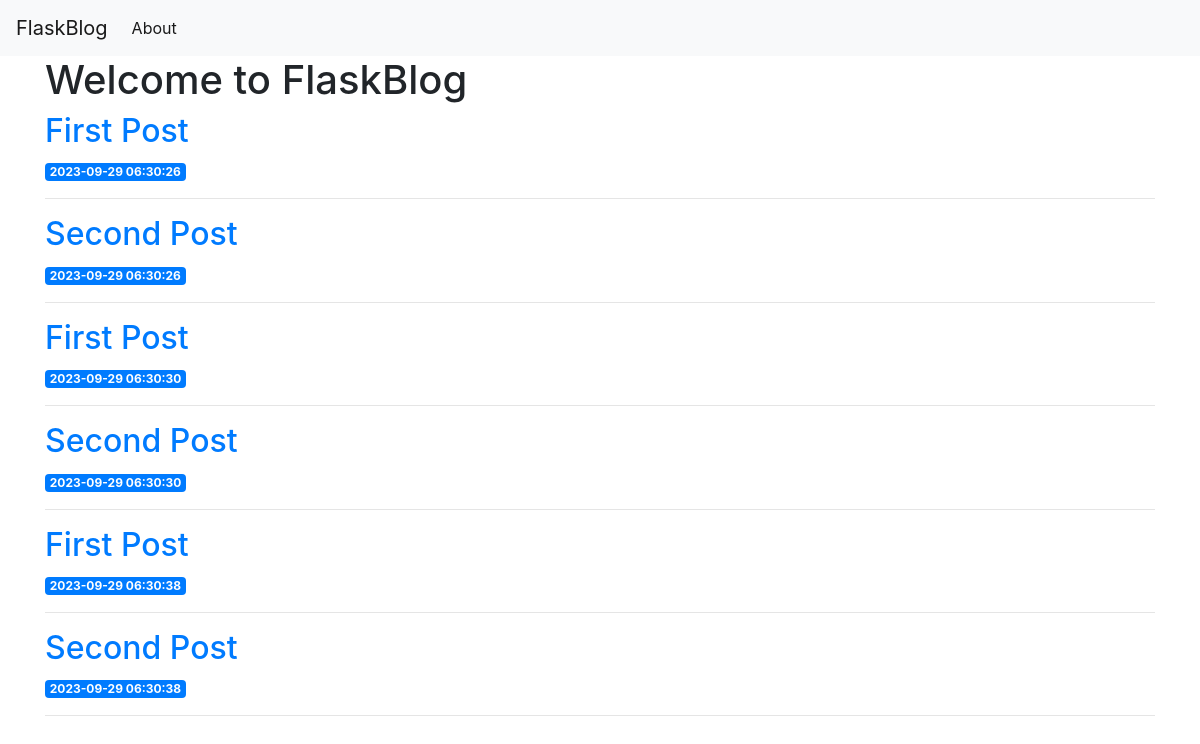
Page /blog on the committed database.
### tables this page shows
CREATE TABLE posts (
    id INTEGER PRIMARY KEY AUTOINCREMENT,
    created TIMESTAMP NOT NULL DEFAULT CURRENT_TIMESTAMP,
    title TEXT NOT NULL,
    content TEXT NOT NULL
);

### app.py (the view)
@app.route('/blog')
def renderer():
    conn = get_db_connection()
    posts = conn.execute('SELECT * FROM posts').fetchall()
    conn.close()
    return render_template('index.html', posts=posts)

### app.py (called while the page is built)
def get_db_connection():
    conn = sqlite3.connect('database.db')
    conn.row_factory = sqlite3.Row
    return conn

### templates/index.html
{% extends 'base.html' %}
{% block content %}
    <h1>{% block title %} Welcome to FlaskBlog {% endblock %}</h1>
    {% for post in posts %}
         <a href="{{ url_for('post', post_id=post['id']) }}">
            <h2>{{ post['title'] }}</h2>
        </a>
        <span class="badge badge-primary">{{ post['created'] }}</span>
        <hr>
    {% endfor %}
{% endblock %}

### templates/base.html (shortened to what this page needs)
<!doctype html>
<html lang="en">
  <head>
    <link rel="stylesheet" href="https://stackpath.bootstrapcdn.com/bootstrap/4.3.1/css/bootstrap.min.css">
  </head>
  <body>
    <nav class="navbar navbar-expand-md navbar-light bg-light">
        <a class="navbar-brand" href="{{ url_for('index')}}">FlaskBlog</a>
        <div class="collapse navbar-collapse" id="navbarNav">
            <ul class="navbar-nav">
            <li class="nav-item active">
                <a class="nav-link" href="#">About</a>
            </li>
            </ul>
        </div>
    </nav>
    <div class="container">
        {% block content %} {% endblock %}
    </div>
  </body>
</html>

### rows in the picture
posts: title "First Post", created "2023-09-29 06:30:26"
posts: title "Second Post", created "2023-09-29 06:30:26"
posts: title "First Post", created "2023-09-29 06:30:30"
posts: title "Second Post", created "2023-09-29 06:30:30"
posts: title "First Post", created "2023-09-29 06:30:38"
posts: title "Second Post", created "2023-09-29 06:30:38"
